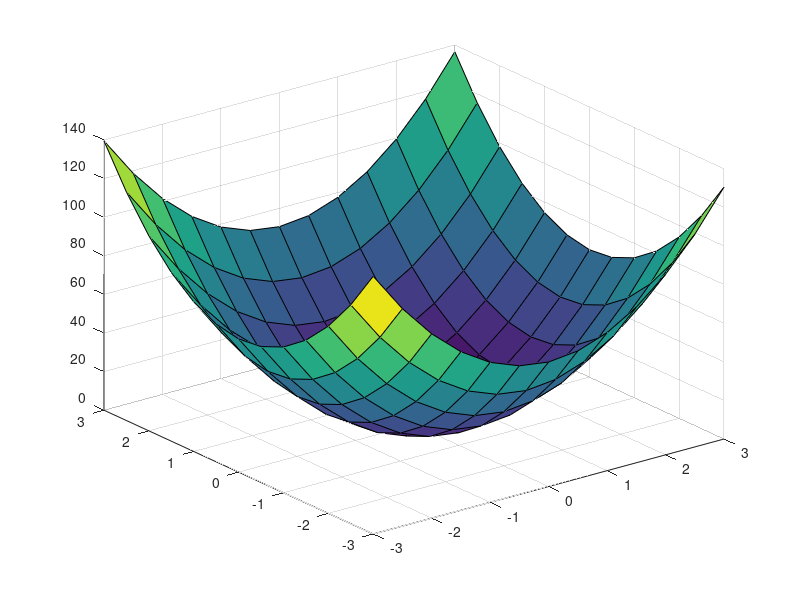
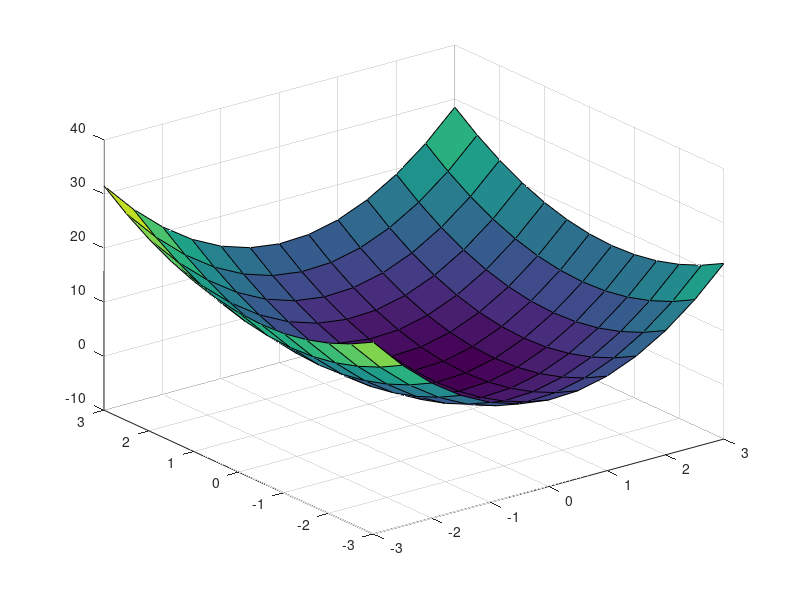
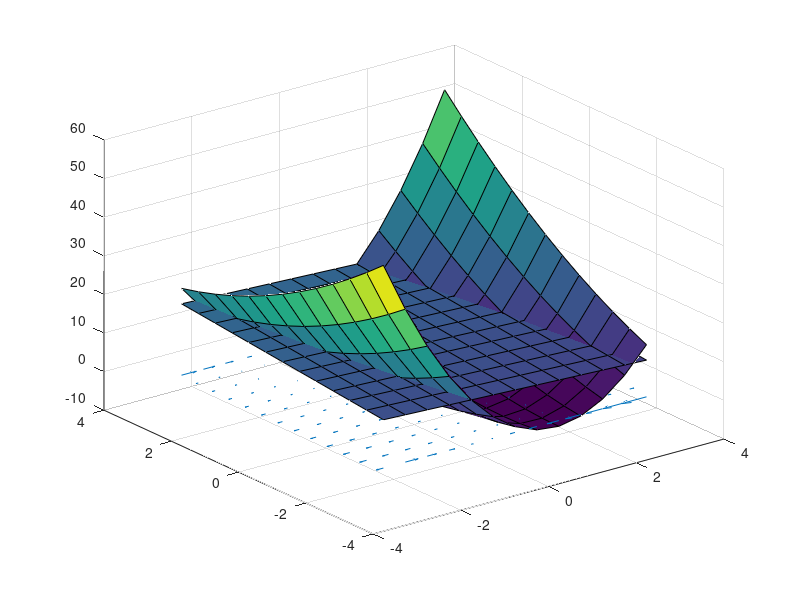

The MATLAB source for these figures, in order:
##Tarea 1 - Aprendizaje Automático##
## (C) 2022 Carlos Barrantes y Salomón Ramírez
## EL5857 Aprendizaje Automático
## Tecnológico de Costa Rica - I Semestre 2022

function punt3_4()
  b=[-0.5 1];
  rango=[-3,3,-3,3]; #rango arbitrario para que se puedan ver mínimos gráficamente

  X=[rango(1):0.5:rango(2)];
  Y=[rango(3):0.5:rango(4)];

  [XX, YY] = meshgrid (X,Y);
  eq=[XX(:) YY(:)]';

  %%%%%%%%3.1%%%%%%%
  A1=15*eye(2); #matriz identidad escalada
  Z1 = (1/2)*sum(eq.*(A1*eq))+b*eq;
  figure(1, "name", "Punto 3.1 - Matriz identidad escalada")
  surf(XX, YY, reshape(Z1,size(XX)));

  %%%%%%%%3.2%%%%%%%
  A2=diag([4,2]); #Matriz diagonal y los dos elementos de la diagonal distintos.
  Z2 = (1/2)*sum(eq.*(A2*eq))+b*eq;
  figure(2, "name", "Punto 3.2 - Matriz diagonal con elementos diferentes")
  surf(XX, YY, reshape(Z2,size(XX)));
  
  %%%%%%%%3.3%%%%%%%
  A3=[7 2;2 1]; #Matriz simétrica no diagonal y positiva definida
  Z3 = (1/2)*sum(eq.*(A3*eq))+b*eq;
  figure(3, "name", "Punto 3.3, 4 y Apartado 4")
  surf(XX, YY, reshape(Z3,size(XX)));
  
  %%%%%%%%punto 4%%%%%%%%%
  hold on
  spacing=0.1; #espaciado de la gradiente
  [dx,dy]=gradient(Z3,spacing); #se realizado la función de la gradiente para
  #obtener las derivadas
  quiver(XX,YY,reshape(dx,size(XX)),reshape(dy,size(YY))); #se presenta en
  #pantalla por medio de la función quiver
  
  %%%%%%%%Apartado 4 - Punto 1 y 2%%%%%%%%%
  xx=[ones(length(XX(:)),1), XX(:), YY(:)]; ##se crea la matriz x con una 
  #columna de unos, otra con los valores de x y otra con los de y
  theta=pinv(xx)*Z3(:); #se crea la matriz con los tres valores de theta
  #esto por medio de la función pseudoinversa y los datos Z3 de la anterior func
  Z4=xx*theta; #se crean los puntos Z4 para el plano
  surf(XX, YY, reshape(Z4,size(XX)));
  hold off
  
endfunction